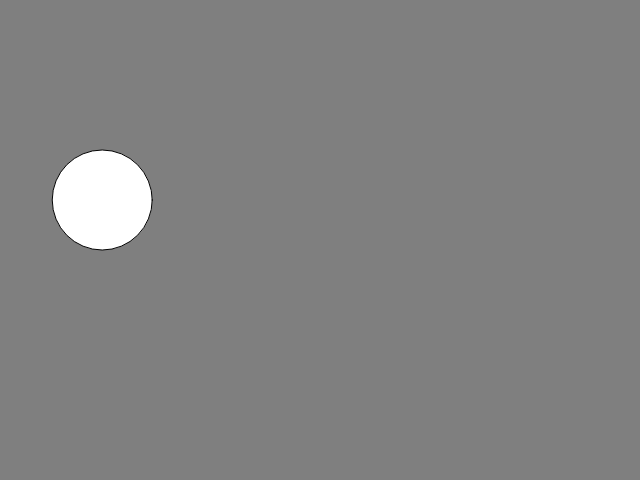
Frame 1 (no input)
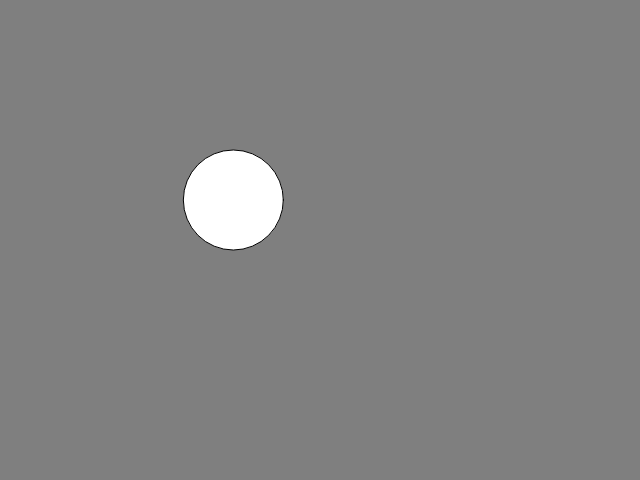
Frame 60 (no input)
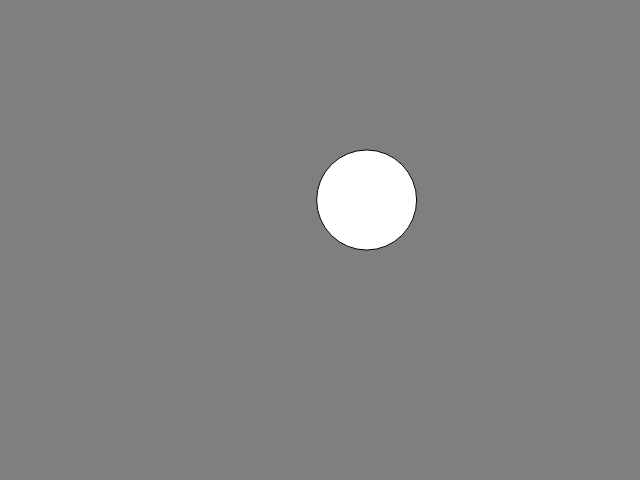
Frame 120 (the mouse pressed at the canvas centre since frame 60)

The p5.js sketch that drew these frames (run headless with seeded random() and noise() and a simulated clock; from frame 60 on, the mouse is pressed at the canvas centre):

// p5.js sketch
// ── sketch.js
var startTime;
var origX;
var destX;


function setup(){
	createCanvas(640, 480);

	startTime = millis();

	origX = 100;
	destX = 500;


}

function draw(){
	background(127);

	var now = millis() - startTime;

	var x;

	if (now <= 3000){
		x = map(now, 0, 3000, origX, destX);
	}else if (now >3000 && now <=6000){
		x = map(now, 3000, 6000, destX, origX);
	}else {
		x = origX;
	}

	ellipse(x, 200, 100, 100);

	

}
